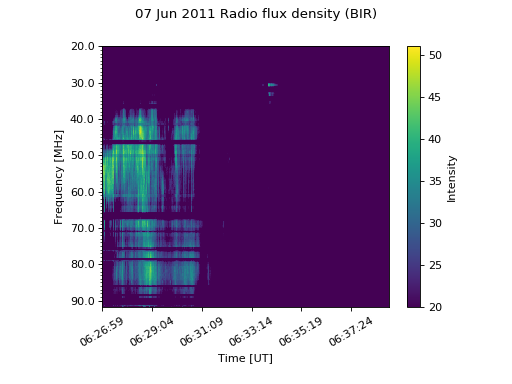

Write Python code to recreate this figure.
import matplotlib.pyplot as plt
import sunpy
import sunpy.data.sample
from sunpy.spectra.sources.callisto import CallistoSpectrogram
image = CallistoSpectrogram.read(sunpy.data.sample.CALLISTO_SPECTRUM)
nobg = image.subtract_bg()
interesting = nobg.in_interval("06:27")
interesting.peek(vmin=20)
